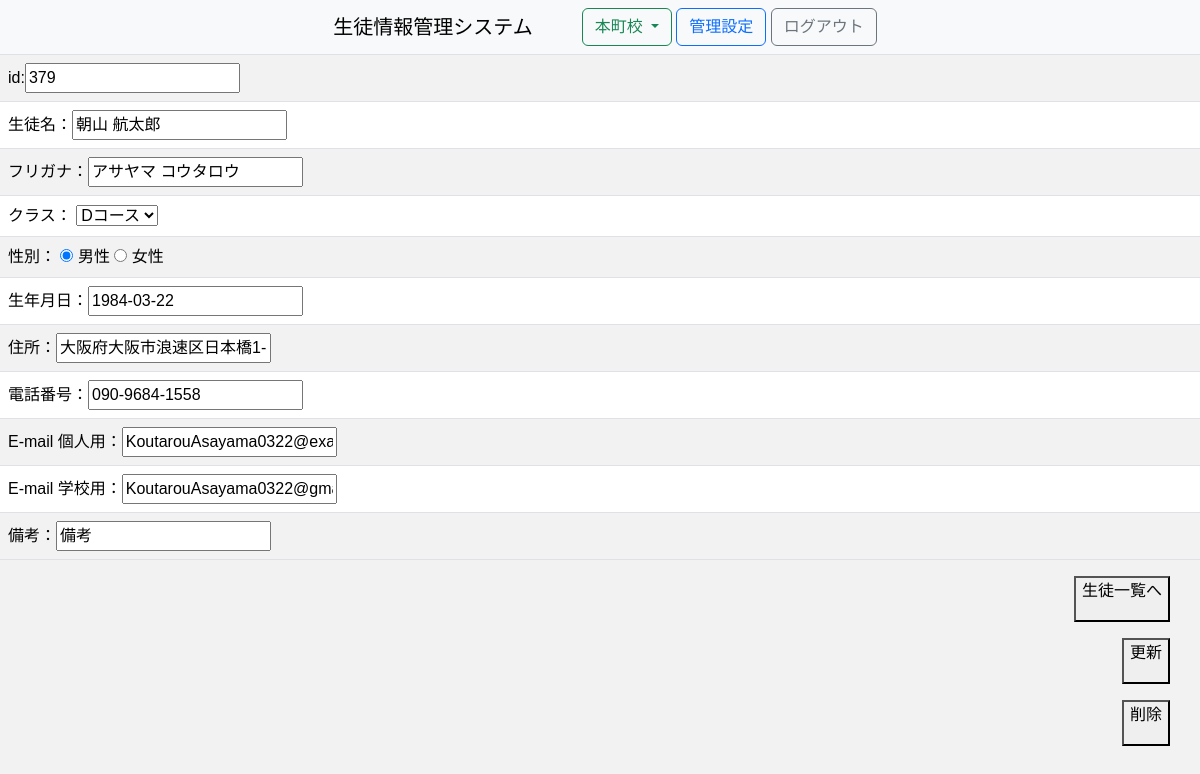
/本町校/student_edit/379 (signed in), run on an earlier commit of the app's database.
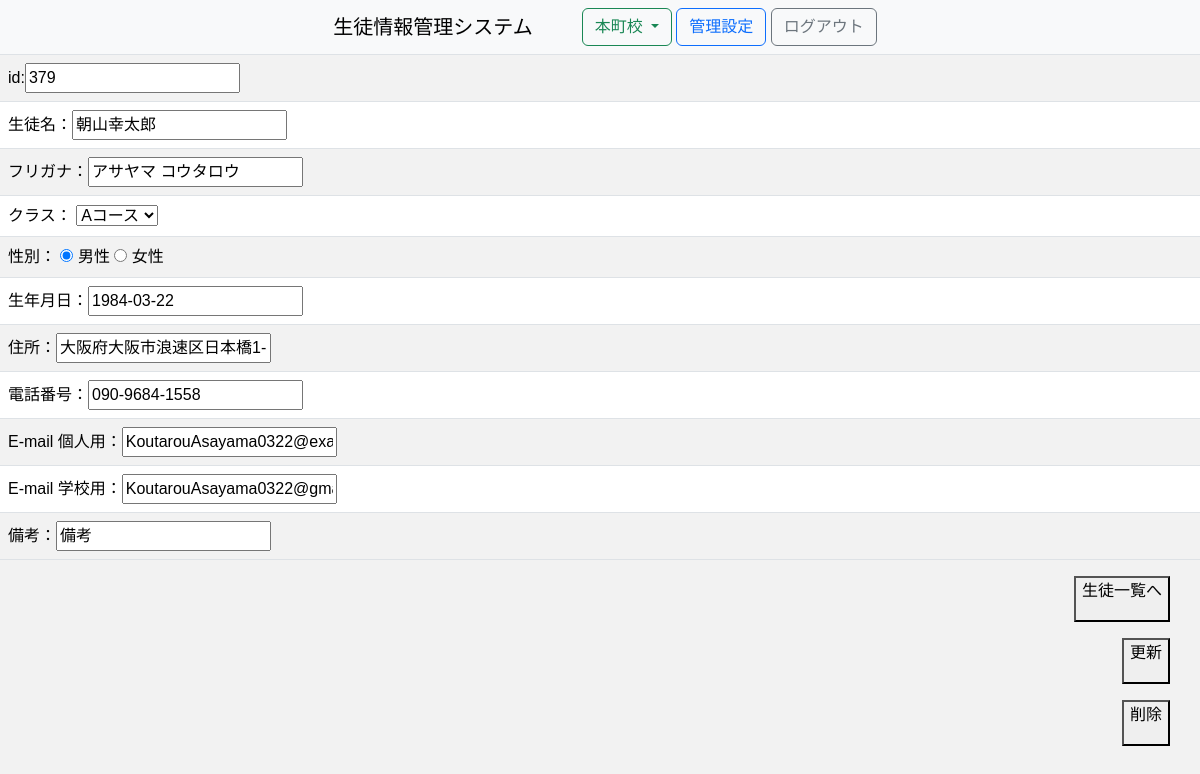
And on a later commit of the database.
### SIMS/models/__init__.py (models this page shows, shortened)
class BaseMixin(db.Model):
    __abstract__ = True
    id = Column(Integer, primary_key=True, autoincrement=True)
    @classmethod
    def get_all(cls, **kwargs):
        if not kwargs:
            all_data = cls.query.all()
        else:
            all_data = cls.query.filter_by(**kwargs).all()
        if all_data is None:
            return None
        return [data.to_dict() for data in all_data]
    @classmethod
    def get_one(cls, **kwargs):
        data = cls.query.filter_by(**kwargs).first()
        if data is None:
            return None
        return data.to_dict()
    def to_dict(self):
        dic = self.__dict__.copy()
        if '_sa_instance_state' in dic:
            del dic['_sa_instance_state']
        return dic

class Student(BaseMixin):
    __tablename__ = 'student'
    name = Column(String(64), nullable=False)
    name_kana = Column(String(64), nullable=False)
    school = Column(String(64), nullable=False)
    class_name = Column(String(64), nullable=False)
    gender = Column(Integer, nullable=False)
    birthday = Column(DateTime, nullable=False)
    address = Column(String(64), nullable=False)
    phone = Column(String(13), nullable=False)
    email = Column(String(64), nullable=False)
    gmail = Column(String(64), nullable=False)
    note = Column(String(400), nullable=False)
    def get_categorized_list(school):
        if school is None:
            students = Student.query.order_by(asc(Student.name_kana)).all()
            students = [student.to_dict() for student in students]
            schools = list(set([dic['school'] for dic in students]))
        else:
            students = Student.query.filter_by(school=school).order_by(asc(Student.name_kana)).all()
            students = [student.to_dict() for student in students]
            schools = [school]
        classes = Class.get_all()
        categorized_list = []
        for scl in schools:
            for cls in classes:
                categorized_list.append({
                    'school': scl,
                    'class_name': cls['name'],
                    'class_number': cls['class_number'],
                    'open_date': cls['open_date'].strftime('%Y-%m-%d'), # 日付を文字列に変換
                    'close_date': cls['close_date'].strftime('%Y-%m-%d'), # 日付を文字列に変換
                    'is_open': cls['open_date'] <= datetime.datetime.now() <= cls['close_date'],
                    'students': [student for student in students if student['class_name'] == cls['name'] and student['school'] == scl]
                })
        return categorized_list
    @classmethod
    def get_one(cls, **kwargs):
        dic = super().get_one(**kwargs)
        students = [listByClass['students'] for listByClass in cls.get_categorized_list(dic['school'])]
        categorized_id_list = [student['id'] for student in itertools.chain.from_iterable(students)]
        index = categorized_id_list.index(dic['id'])
        dic['prev_id'] = categorized_id_list[index-1] if index != 0 else None
        dic['next_id'] = categorized_id_list[index+1] if index != len(categorized_id_list)-1 else None
        return dic
    def get_age(self, birthday):
        today = datetime.date.today()
        return today.year - birthday.year - ((today.month, today.day) < (birthday.month, birthday.day))
    def to_dict(self):
        dic = super().to_dict()
        dic['age'] = self.get_age(dic['birthday']) # 年齢を追加
        dic['birthday'] = dic['birthday'].strftime('%Y-%m-%d') # 日付を文字列に変換
        match (dic['gender']):
            case 1:
                dic['gender'] = '男'
            case 2:
                dic['gender'] = '女'
            case 3:
                dic['gender'] = 'その他'
        return dic

class Class(BaseMixin):
    __tablename__ = 'class'
    id = Column(Integer, primary_key=True, autoincrement=True)
    name = Column(String(64), unique=True)
    class_number = Column(Integer, unique=True, nullable=False)
    open_date = Column(DateTime, nullable=False)
    close_date = Column(DateTime, nullable=False)

### SIMS/views/student_edit.py (the view, shortened to what this page needs)
@bp.route('/<school>/student_edit/<int:id>',methods=['GET', 'POST'])
@login_required
def student_edit(id,school):
    student = Student.get_one(id=id)
    schools = School.get_all()
    class_member = Class.get_all()
    status = request.form.get('student_delete')
    if request.method == 'GET':
        return render_template('student_edit.html',\
        student = student,\
        school = school,\
        schools = schools,\
        class_member = class_member
            )

### SIMS/user_auth.py (called while the page is built)
    @login_manager.user_loader
    def load_user(user_id):
        return User.query.get(user_id)

### SIMS/views/__init__.py (called while the page is built)
@app.before_request
def before_request():
    session.permanent = True
    session.modified = True

### SIMS/templates/student_edit.html (shortened to what this page needs)
<!DOCTYPE html>
<html lang="ja">
<head>
    <link rel="stylesheet" href="https://cdn.jsdelivr.net/npm/bootstrap@5.3.0/dist/css/bootstrap.min.css">
    <link rel="stylesheet" href="{{ url_for('static', filename='css/student_edit.css' ) }}">
</head>
<body>
    <header>
        {% set subTitle = '生徒一覧' %}
        {% extends 'layout.html' %}
        {% block contents %}
        <link rel="stylesheet" href="{{ url_for('static', filename='css/student_list.css') }}">
        {{ super() }}
    </header>
    <main>
    <form method="post">
        <table class="table table-striped">
            <tr>
                <td>
                    id:<input type="text" name="id" value="{{student.id}}">
                </td>
            </tr>
            <tr>
                <td>
                    生徒名：<input type="text" name="name" value="{{student.name}}">
                </td>
            </tr>
            <tr>
                <td>
                    フリガナ：<input type="text" name="name_kana" value="{{student.name_kana}}">
                </td>
            </tr>
            <tr>
                <td>
                    クラス：
                    <select name="class_name">
                        {% for i in class_member %}
                        <option  {% if student.class_name == i.name %} selected {% endif %}>{{i.name}}</option>
                        {% endfor %}
                    </select>
                </td>
            </tr>
            <tr>
                <td>
                    性別：  <input type="radio" name="gender" id="male" value="1" {% if student.gender == "男"%} checked{%endif%}>
                    <label for="male">男性</label>
                    <input type="radio" name="gender" id="female" value="2" {% if student.gender == "女"%} checked{%endif%}>
                    <label for="female">女性</label>
                </td>
            </tr>
            <tr>
                <td>
                    生年月日：<input type="text" name="birthday" value="{{student.birthday}}">
                </td>
            </tr>
            <tr>
                <td>
                    住所：<input type="text" name="address" value="{{student.address}}">
                </td>
            </tr>
            <tr>
                <td>
                    電話番号：<input type="text" name="phone" value="{{student.phone}}">
                </td>
            </tr>
            <tr>
                <td>
                    E-mail 個人用：<input type="text" name="email" value="{{student.email}}">
                </td>
            </tr>
            <tr>
                <td>
                    E-mail 学校用：<input type="text" name="gmail" value="{{student.gmail}}">
                </td>
            </tr>
            <tr>
                <td>
                    備考：<input type="text" name="note" value="{{student.note}}">
                </td>
            </tr>
        </table>
     </main>
     <footer>
        <p><button type="submit">生徒一覧へ</a></p></button>
        <p><button type="submit">更新</p></button>
    <form method="post">
            <input type="hidden" name="student_delete" value="delete"><p><button type="submit">削除</p></button>
    </form>
</body>
{% endblock %}

What changed in the data, as far as the page shows it:
changed Student "アサヤマ コウタロウ": name "朝山 航太郎" → "朝山幸太郎"; class_name "Dコース" → "Aコース"
